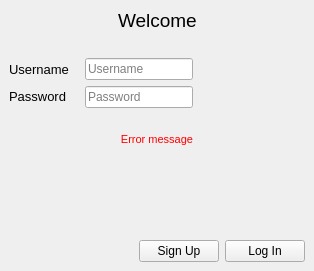
<?xml version="1.0" encoding="UTF-8"?>
<ui version="4.0">
 <class>LogIn</class>
 <widget class="QMainWindow" name="LogIn">
  <property name="geometry">
   <rect>
    <x>0</x>
    <y>0</y>
    <width>314</width>
    <height>271</height>
   </rect>
  </property>
  <property name="sizePolicy">
   <sizepolicy hsizetype="Fixed" vsizetype="Fixed">
    <horstretch>0</horstretch>
    <verstretch>0</verstretch>
   </sizepolicy>
  </property>
  <property name="windowTitle">
   <string>Welcome</string>
  </property>
  <widget class="QWidget" name="centralwidget">
   <layout class="QVBoxLayout" name="verticalLayout">
    <item>
     <layout class="QHBoxLayout" name="horizontalLayout">
      <item>
       <spacer name="horizontalSpacer">
        <property name="orientation">
         <enum>Qt::Horizontal</enum>
        </property>
        <property name="sizeHint" stdset="0">
         <size>
          <width>91</width>
          <height>20</height>
         </size>
        </property>
       </spacer>
      </item>
      <item>
       <widget class="QLabel" name="label">
        <property name="font">
         <font>
          <pointsize>14</pointsize>
         </font>
        </property>
        <property name="text">
         <string>Welcome</string>
        </property>
       </widget>
      </item>
      <item>
       <spacer name="horizontalSpacer_2">
        <property name="orientation">
         <enum>Qt::Horizontal</enum>
        </property>
        <property name="sizeHint" stdset="0">
         <size>
          <width>90</width>
          <height>20</height>
         </size>
        </property>
       </spacer>
      </item>
     </layout>
    </item>
    <item>
     <spacer name="verticalSpacer_3">
      <property name="orientation">
       <enum>Qt::Vertical</enum>
      </property>
      <property name="sizeType">
       <enum>QSizePolicy::Fixed</enum>
      </property>
      <property name="sizeHint" stdset="0">
       <size>
        <width>20</width>
        <height>20</height>
       </size>
      </property>
     </spacer>
    </item>
    <item>
     <layout class="QHBoxLayout" name="horizontalLayout_2">
      <item>
       <widget class="QLabel" name="label_2">
        <property name="minimumSize">
         <size>
          <width>70</width>
          <height>0</height>
         </size>
        </property>
        <property name="font">
         <font>
          <pointsize>10</pointsize>
         </font>
        </property>
        <property name="text">
         <string>Username</string>
        </property>
       </widget>
      </item>
      <item>
       <widget class="QLineEdit" name="username">
        <property name="sizePolicy">
         <sizepolicy hsizetype="Fixed" vsizetype="Fixed">
          <horstretch>0</horstretch>
          <verstretch>0</verstretch>
         </sizepolicy>
        </property>
        <property name="placeholderText">
         <string>Username</string>
        </property>
       </widget>
      </item>
      <item>
       <spacer name="horizontalSpacer_3">
        <property name="orientation">
         <enum>Qt::Horizontal</enum>
        </property>
        <property name="sizeHint" stdset="0">
         <size>
          <width>108</width>
          <height>17</height>
         </size>
        </property>
       </spacer>
      </item>
     </layout>
    </item>
    <item>
     <layout class="QHBoxLayout" name="horizontalLayout_3">
      <item>
       <widget class="QLabel" name="label_3">
        <property name="sizePolicy">
         <sizepolicy hsizetype="Preferred" vsizetype="Fixed">
          <horstretch>0</horstretch>
          <verstretch>0</verstretch>
         </sizepolicy>
        </property>
        <property name="minimumSize">
         <size>
          <width>70</width>
          <height>0</height>
         </size>
        </property>
        <property name="font">
         <font>
          <pointsize>10</pointsize>
         </font>
        </property>
        <property name="text">
         <string>Password</string>
        </property>
       </widget>
      </item>
      <item>
       <widget class="QLineEdit" name="password">
        <property name="sizePolicy">
         <sizepolicy hsizetype="Fixed" vsizetype="Fixed">
          <horstretch>0</horstretch>
          <verstretch>0</verstretch>
         </sizepolicy>
        </property>
        <property name="inputMethodHints">
         <set>Qt::ImhHiddenText|Qt::ImhNoAutoUppercase|Qt::ImhNoPredictiveText|Qt::ImhSensitiveData</set>
        </property>
        <property name="echoMode">
         <enum>QLineEdit::Password</enum>
        </property>
        <property name="placeholderText">
         <string>Password</string>
        </property>
        <property name="clearButtonEnabled">
         <bool>false</bool>
        </property>
       </widget>
      </item>
      <item>
       <spacer name="horizontalSpacer_4">
        <property name="orientation">
         <enum>Qt::Horizontal</enum>
        </property>
        <property name="sizeHint" stdset="0">
         <size>
          <width>88</width>
          <height>17</height>
         </size>
        </property>
       </spacer>
      </item>
     </layout>
    </item>
    <item>
     <spacer name="verticalSpacer_2">
      <property name="orientation">
       <enum>Qt::Vertical</enum>
      </property>
      <property name="sizeType">
       <enum>QSizePolicy::Fixed</enum>
      </property>
      <property name="sizeHint" stdset="0">
       <size>
        <width>20</width>
        <height>15</height>
       </size>
      </property>
     </spacer>
    </item>
    <item>
     <widget class="QLabel" name="error_message">
      <property name="minimumSize">
       <size>
        <width>0</width>
        <height>20</height>
       </size>
      </property>
      <property name="font">
       <font>
        <pointsize>8</pointsize>
       </font>
      </property>
      <property name="styleSheet">
       <string notr="true">color: red;</string>
      </property>
      <property name="text">
       <string>Error message</string>
      </property>
      <property name="alignment">
       <set>Qt::AlignCenter</set>
      </property>
      <property name="margin">
       <number>0</number>
      </property>
     </widget>
    </item>
    <item>
     <spacer name="verticalSpacer">
      <property name="orientation">
       <enum>Qt::Vertical</enum>
      </property>
      <property name="sizeHint" stdset="0">
       <size>
        <width>20</width>
        <height>40</height>
       </size>
      </property>
     </spacer>
    </item>
    <item>
     <layout class="QHBoxLayout" name="horizontalLayout_4">
      <item>
       <spacer name="horizontalSpacer_5">
        <property name="orientation">
         <enum>Qt::Horizontal</enum>
        </property>
        <property name="sizeType">
         <enum>QSizePolicy::Expanding</enum>
        </property>
        <property name="sizeHint" stdset="0">
         <size>
          <width>40</width>
          <height>20</height>
         </size>
        </property>
       </spacer>
      </item>
      <item>
       <widget class="QPushButton" name="sign_up">
        <property name="toolTip">
         <string>&lt;html&gt;&lt;head/&gt;&lt;body&gt;&lt;p&gt;Create a new account.&lt;/p&gt;&lt;/body&gt;&lt;/html&gt;</string>
        </property>
        <property name="text">
         <string>Sign Up</string>
        </property>
        <property name="autoDefault">
         <bool>true</bool>
        </property>
       </widget>
      </item>
      <item>
       <widget class="QPushButton" name="login">
        <property name="text">
         <string>Log In</string>
        </property>
        <property name="autoDefault">
         <bool>true</bool>
        </property>
       </widget>
      </item>
     </layout>
    </item>
   </layout>
  </widget>
 </widget>
 <resources/>
 <connections>
  <connection>
   <sender>password</sender>
   <signal>returnPressed()</signal>
   <receiver>login</receiver>
   <slot>click()</slot>
   <hints>
    <hint type="sourcelabel">
     <x>164</x>
     <y>124</y>
    </hint>
    <hint type="destinationlabel">
     <x>195</x>
     <y>169</y>
    </hint>
   </hints>
  </connection>
  <connection>
   <sender>username</sender>
   <signal>returnPressed()</signal>
   <receiver>password</receiver>
   <slot>setFocus()</slot>
   <hints>
    <hint type="sourcelabel">
     <x>223</x>
     <y>76</y>
    </hint>
    <hint type="destinationlabel">
     <x>210</x>
     <y>127</y>
    </hint>
   </hints>
  </connection>
 </connections>
</ui>
